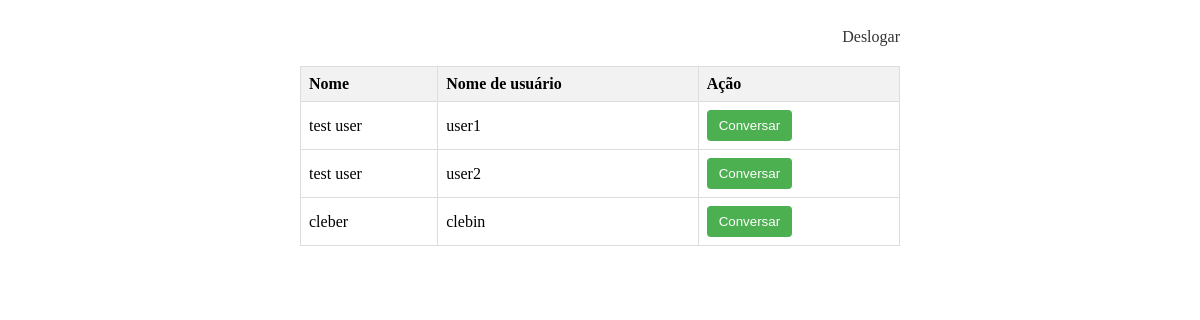
/ (signed in), run on the app's committed database.
### tables this page shows
CREATE TABLE "users" (
	"id"	INTEGER UNIQUE,
	"name"	TEXT,
	"last_name"	TEXT,
	"username"	TEXT UNIQUE,
	"password"	TEXT,
	"user_id"	TEXT UNIQUE,
	PRIMARY KEY("id")
);

### server.py (the view)
    def index(self):
        if 'username' in session:
            user_list = self.db_get.get_all_users()
            for user in user_list:
                if session['username'] == user[2]:
                    user_list.pop(user_list.index(user))
                    break
            return render_template('index.html', username=session['username'], all_users=user_list)
        else:
            return redirect(url_for('login'))

### db_handle/db_get.py (called while the page is built)
    def get_all_users(self):
        query = text(f'SELECT name, last_name, username, user_id FROM users')
        result = self.session.execute(query).fetchall()
        self.session.close()
        return result

### templates/index.html (shortened to what this page needs)
<!DOCTYPE html>
<html>
<head>
    <link rel="stylesheet" href="static/styles/index.css">
</head>
<body>
    <div class="container">
        <a href="/logout" class="logout-link">Deslogar</a>
        <table class="user-table">
            <tr>
                <th>Nome</th>
                <th>Nome de usuário</th>
                <th>Ação</th>
            </tr>
            {% for item in all_users %}
                <tr>
                    <td>{{item[0]}}</td>
                    <td>{{item[2]}}</td>
                    <td class="buttons_table">
                        <form action="/start_chat" method="post">
                            <button type="submit" class="chat-button">Conversar</button>
                        </form>
                    </td>
                </tr>
            {% endfor %}
        </table>
    </div>
</body>
</html>

### static/styles/index.css (style rules this page uses)
.container { max-width: 600px; margin: 0 auto; padding: 20px; }
.user-table { width: 100%; border-collapse: collapse; }
th, td { border: 1px solid #ddd; padding: 8px; text-align: left; }
th { background-color: #f2f2f2; }
.logout-link { display: block; text-align: right; margin-bottom: 20px; text-decoration: none; color: #333; }
.chat-button { background-color: #4CAF50; color: #fff; border: none; border-radius: 4px; padding: 8px 12px; cursor: pointer; transition: background-color 0.3s ease; }

### data on the page
users: name "test user", username "user1"
users: name "test user", username "user2"
users: name "cleber", username "clebin"
